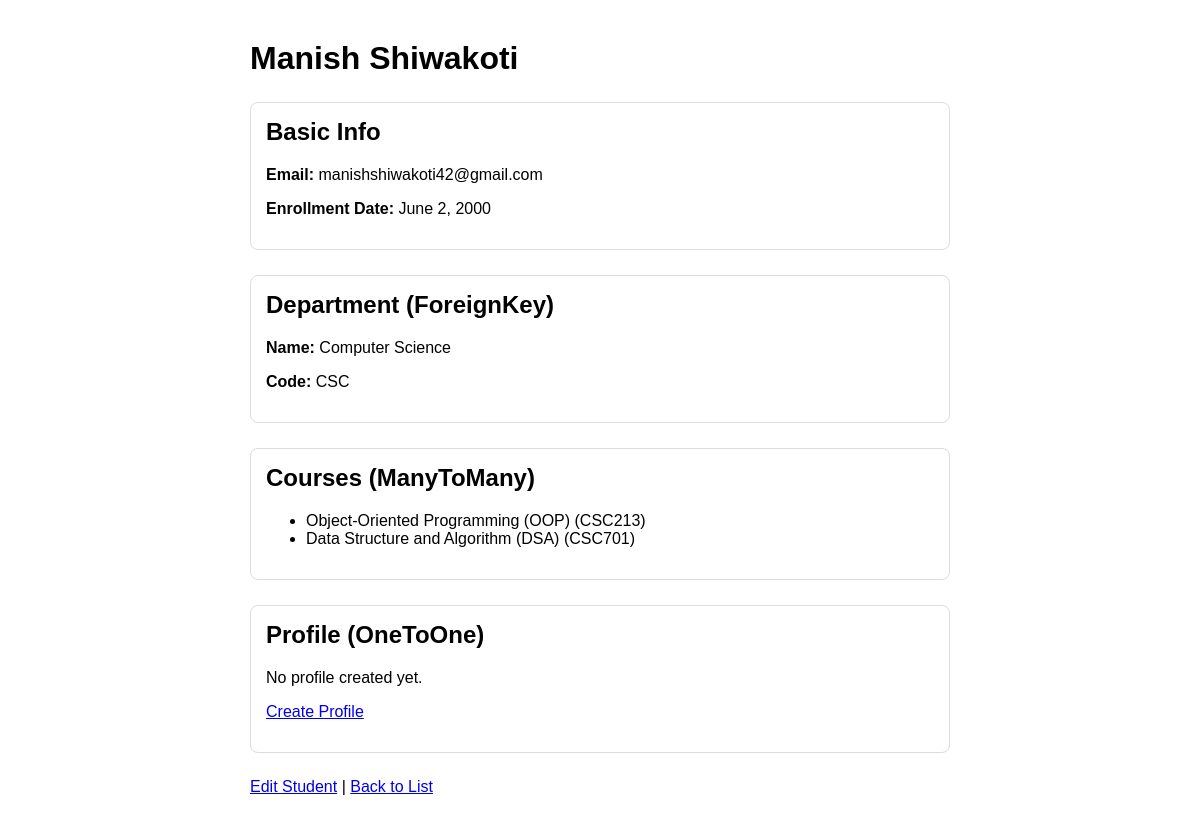
/1/, run on the app's committed database.
### student/models.py (models this page shows, shortened)
class Student(models.Model):
    first_name = models.CharField(max_length=50)
    last_name = models.CharField(max_length=50)
    email = models.EmailField(unique=True)
    enrollment_date = models.DateField()
    department = models.ForeignKey(Department, on_delete=models.SET_NULL, null=True, related_name="students")
    courses = models.ManyToManyField(Course, related_name="students")
    def __str__(self):
        return f"{self.first_name} {self.last_name}"

class Department(models.Model):
    name = models.CharField(max_length=100)
    code = models.CharField(max_length=10, unique=True)

class Course(models.Model):
    title = models.CharField(max_length=150)
    code = models.CharField(max_length=20, unique=True)

### student/views.py (the view)
# urls.py: path('<int:pk>/', StudentDetailView.as_view(), name='student_detail'),
class StudentDetailView(View):
    def get(self, request, pk):
        student = get_object_or_404(Student, pk=pk)
        department = student.department          # ki ta Department object farkauxa ki None farkauxa
        department_name = student.department.name if student.department else "No Department"
        courses = student.courses.all()          # Course ko QuerySet farkauxa
        if StudentProfile.objects.filter(student=student).exists():
            profile = student.profile
        else:
            profile = None
        context = {'student': student, 'department': department, 'department_name': department_name, 'courses': courses, 'profile': profile,}
        return render(request, 'student/student_detail.html', context)

### templates/student/student_detail.html (shortened to what this page needs)
<!DOCTYPE html>
<html>
<head>
</head>
<body>
    <h1>{{ student.first_name }} {{ student.last_name }}</h1>
    <div class="section">
        <h2>Basic Info</h2>
        <p><strong>Email:</strong> {{ student.email }}</p>
        <p><strong>Enrollment Date:</strong> {{ student.enrollment_date }}</p>
    </div>
    <div class="section">
        <h2>Department (ForeignKey)</h2>
        {% if student.department %}
        <p><strong>Name:</strong> {{ student.department.name }}</p>
        <p><strong>Code:</strong> {{ student.department.code }}</p>
        {% else %}
        <p>No department assigned.</p>
        {% endif %}
    </div>
    <div class="section">
        <h2>Courses (ManyToMany)</h2>
        {% if courses %}
        <ul>
            {% for course in courses %}
            <li>{{ course.title }} ({{ course.code }})</li>
            {% endfor %}
        </ul>
        {% else %}
        <p>No courses enrolled.</p>
        {% endif %}
    </div>
    <div class="section">
        <h2>Profile (OneToOne)</h2>
        {% if profile %}
        <p><strong>Phone:</strong> {{ profile.phone }}</p>
        <p><strong>Address:</strong> {{ profile.address }}</p>
        <p><strong>Date of Birth:</strong> {{ profile.date_of_birth }}</p>
        <p><strong>Bio:</strong> {{ profile.bio }}</p>
        <p><a href="{% url 'student_profile' student.pk %}">Edit Profile</a></p>
        {% else %}
        <p>No profile created yet.</p>
        <p><a href="{% url 'student_profile' student.pk %}">Create Profile</a></p>
        {% endif %}
    </div>
    <p>
        <a href="{% url 'student_update' student.pk %}">Edit Student</a> |
        <a href="{% url 'student_list' %}">Back to List</a>
    </p>
</body>
</html>

### templates/student/student_detail.html (style rules this page uses)
body { font-family: Arial; max-width: 700px; margin: 40px auto; }
.section { margin: 25px 0; padding: 15px; border: 1px solid #ddd; border-radius: 8px; }
h2 { margin-top: 0; }

### data on the page
Student: first_name "Manish", last_name "Shiwakoti", email "manishshiwakoti42@gmail.com", enrollment_date "June 2, 2000", department.name "Computer Science", department.code "CSC"
Course: title "Object-Oriented Programming (OOP)", code "CSC213"
Course: title "Data Structure and Algorithm (DSA)", code "CSC701"
